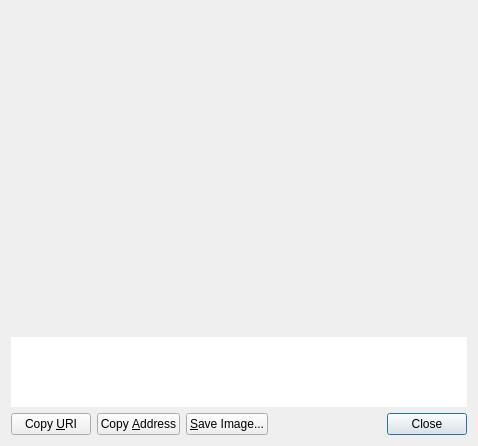
<?xml version="1.0" encoding="UTF-8"?>
<ui version="4.0">
 <class>ReceiveRequestDialog</class>
 <widget class="QDialog" name="ReceiveRequestDialog">
  <property name="geometry">
   <rect>
    <x>0</x>
    <y>0</y>
    <width>478</width>
    <height>446</height>
   </rect>
  </property>
  <layout class="QVBoxLayout" name="verticalLayout_3">
   <item>
    <widget class="QRImageWidget" name="lblQRCode">
     <property name="sizePolicy">
      <sizepolicy hsizetype="Expanding" vsizetype="Fixed">
       <horstretch>0</horstretch>
       <verstretch>0</verstretch>
      </sizepolicy>
     </property>
     <property name="minimumSize">
      <size>
       <width>300</width>
       <height>320</height>
      </size>
     </property>
     <property name="toolTip">
      <string>QR Code</string>
     </property>
     <property name="textFormat">
      <enum>Qt::PlainText</enum>
     </property>
     <property name="alignment">
      <set>Qt::AlignCenter</set>
     </property>
     <property name="wordWrap">
      <bool>true</bool>
     </property>
    </widget>
   </item>
   <item>
    <widget class="QTextEdit" name="outUri">
     <property name="sizePolicy">
      <sizepolicy hsizetype="Expanding" vsizetype="Expanding">
       <horstretch>0</horstretch>
       <verstretch>0</verstretch>
      </sizepolicy>
     </property>
     <property name="minimumSize">
      <size>
       <width>0</width>
       <height>50</height>
      </size>
     </property>
     <property name="frameShape">
      <enum>QFrame::NoFrame</enum>
     </property>
     <property name="frameShadow">
      <enum>QFrame::Plain</enum>
     </property>
     <property name="tabChangesFocus">
      <bool>true</bool>
     </property>
     <property name="textInteractionFlags">
      <set>Qt::TextSelectableByKeyboard|Qt::TextSelectableByMouse</set>
     </property>
    </widget>
   </item>
   <item>
    <layout class="QHBoxLayout" name="horizontalLayout">
     <item>
      <widget class="QPushButton" name="btnCopyURI">
       <property name="text">
        <string>Copy &amp;URI</string>
       </property>
       <property name="autoDefault">
        <bool>false</bool>
       </property>
      </widget>
     </item>
     <item>
      <widget class="QPushButton" name="btnCopyAddress">
       <property name="text">
        <string>Copy &amp;Address</string>
       </property>
       <property name="autoDefault">
        <bool>false</bool>
       </property>
      </widget>
     </item>
     <item>
      <widget class="QPushButton" name="btnSaveAs">
       <property name="text">
        <string>&amp;Save Image...</string>
       </property>
       <property name="autoDefault">
        <bool>false</bool>
       </property>
      </widget>
     </item>
     <item>
      <spacer name="horizontalSpacer_2">
       <property name="orientation">
        <enum>Qt::Horizontal</enum>
       </property>
       <property name="sizeHint" stdset="0">
        <size>
         <width>40</width>
         <height>20</height>
        </size>
       </property>
      </spacer>
     </item>
     <item>
      <widget class="QDialogButtonBox" name="buttonBox">
       <property name="standardButtons">
        <set>QDialogButtonBox::Close</set>
       </property>
      </widget>
     </item>
    </layout>
   </item>
  </layout>
 </widget>
 <customwidgets>
  <customwidget>
   <class>QRImageWidget</class>
   <extends>QLabel</extends>
   <header>qt/receiverequestdialog.h</header>
  </customwidget>
 </customwidgets>
 <resources/>
 <connections>
  <connection>
   <sender>buttonBox</sender>
   <signal>rejected()</signal>
   <receiver>ReceiveRequestDialog</receiver>
   <slot>reject()</slot>
   <hints>
    <hint type="sourcelabel">
     <x>452</x>
     <y>573</y>
    </hint>
    <hint type="destinationlabel">
     <x>243</x>
     <y>298</y>
    </hint>
   </hints>
  </connection>
  <connection>
   <sender>buttonBox</sender>
   <signal>accepted()</signal>
   <receiver>ReceiveRequestDialog</receiver>
   <slot>accept()</slot>
   <hints>
    <hint type="sourcelabel">
     <x>452</x>
     <y>573</y>
    </hint>
    <hint type="destinationlabel">
     <x>243</x>
     <y>298</y>
    </hint>
   </hints>
  </connection>
 </connections>
</ui>
